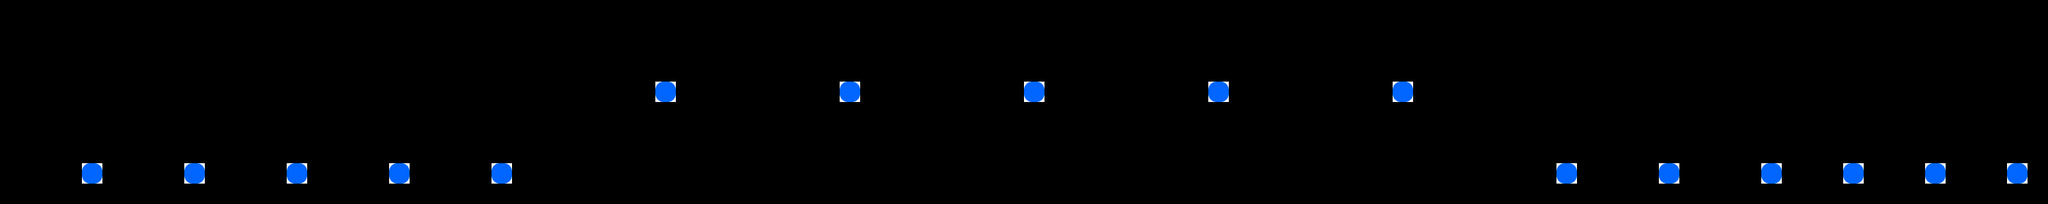

Below is a game level as drawn by its tile map, then a one-line description and the .tmx that defines it (tile-layer data replaced by summaries):
An orthogonal 100x10 tile map with 32x32 px tiles, 1 tile layer (ThingLayer), 1 hidden layer not drawn.

<map version="1.0" orientation="orthogonal" width="100" height="10" tilewidth="32" tileheight="32">
    <tileset firstgid="1" name="bg_tmx" tilewidth="32" tileheight="32">
        <image source="bg_tmx.png" width="320" height="320" />
        <tile id="0">
            <properties>
                <property name="isFloor" value="1" />
            </properties>
        </tile>
        <tile id="3">
            <properties>
                <property name="colorType" value="red" />
                <property name="objType" value="life" />
            </properties>
        </tile>
        <tile id="4">
            <properties>
                <property name="colorType" value="blue" />
                <property name="objType" value="star" />
            </properties>
        </tile>
        <tile id="5">
            <properties>
                <property name="colorType" value="pink" />
                <property name="objType" value="star" />
            </properties>
        </tile>
        <tile id="6">
            <properties>
                <property name="colorType" value="blue" />
                <property name="objType" value="box" />
            </properties>
        </tile>
        <tile id="7">
            <properties>
                <property name="colorType" value="pink" />
                <property name="objType" value="box" />
            </properties>
        </tile>
        <tile id="10">
            <properties>
                <property name="isFloor" value="1" />
            </properties>
        </tile>
        <tile id="11">
            <properties>
                <property name="colorType" value="pink" />
                <property name="objType" value="line" />
            </properties>
        </tile>
        <tile id="12">
            <properties>
                <property name="colorType" value="blue" />
                <property name="objType" value="line" />
            </properties>
        </tile>
        <tile id="14">
            <properties>
                <property name="colorType" value="blue" />
                <property name="objType" value="line" />
            </properties>
        </tile>
        <tile id="15">
            <properties>
                <property name="colorType" value="pink" />
                <property name="objType" value="line" />
            </properties>
        </tile>
        <tile id="30">
            <properties>
                <property name="isFloor" value="1" />
            </properties>
        </tile>
        <tile id="31">
            <properties>
                <property name="isFloor" value="1" />
            </properties>
        </tile>
        <tile id="32">
            <properties>
                <property name="isFloor" value="1" />
            </properties>
        </tile>
        <tile id="64">
            <properties>
                <property name="isBaffle" value="1" />
            </properties>
        </tile>
        <tile id="81">
            <properties>
                <property name="ObjTypeId" value="2" />
            </properties>
        </tile>
    </tileset>
    <layer name="FloorLayer" width="100" height="10" visible="0">
        <data>[1000 cells, 0 non-empty, 0 distinct tile ids]</data>
    </layer>
    <layer name="ThingLayer" width="100" height="10">
        <data>[1000 cells, 16 non-empty, 1 distinct tile ids]</data>
    </layer>
</map>
